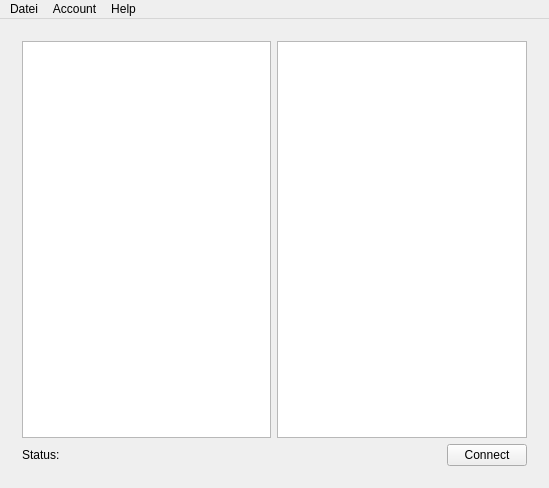
<?xml version="1.0" encoding="UTF-8"?>
<ui version="4.0">
 <class>MainWindow</class>
 <widget class="QMainWindow" name="MainWindow">
  <property name="geometry">
   <rect>
    <x>0</x>
    <y>0</y>
    <width>549</width>
    <height>488</height>
   </rect>
  </property>
  <property name="sizePolicy">
   <sizepolicy hsizetype="Maximum" vsizetype="Maximum">
    <horstretch>0</horstretch>
    <verstretch>0</verstretch>
   </sizepolicy>
  </property>
  <property name="windowTitle">
   <string>QTNordVpn</string>
  </property>
  <widget class="QWidget" name="centralWidget">
   <layout class="QGridLayout" name="gridLayout">
    <item row="0" column="0">
     <widget class="QWidget" name="" native="true">
      <layout class="QVBoxLayout" name="verticalLayout">
       <property name="sizeConstraint">
        <enum>QLayout::SetMaximumSize</enum>
       </property>
       <item>
        <layout class="QHBoxLayout" name="horizontalLayout">
         <property name="sizeConstraint">
          <enum>QLayout::SetMaximumSize</enum>
         </property>
         <item>
          <widget class="QListView" name="listView">
           <property name="enabled">
            <bool>true</bool>
           </property>
           <property name="sizePolicy">
            <sizepolicy hsizetype="Expanding" vsizetype="Expanding">
             <horstretch>0</horstretch>
             <verstretch>0</verstretch>
            </sizepolicy>
           </property>
           <property name="tabKeyNavigation">
            <bool>true</bool>
           </property>
          </widget>
         </item>
         <item>
          <widget class="QListView" name="listView_2">
           <property name="enabled">
            <bool>true</bool>
           </property>
           <property name="sizePolicy">
            <sizepolicy hsizetype="Expanding" vsizetype="Expanding">
             <horstretch>0</horstretch>
             <verstretch>0</verstretch>
            </sizepolicy>
           </property>
           <property name="tabKeyNavigation">
            <bool>true</bool>
           </property>
          </widget>
         </item>
        </layout>
       </item>
       <item>
        <layout class="QHBoxLayout" name="horizontalLayout_2">
         <property name="sizeConstraint">
          <enum>QLayout::SetMaximumSize</enum>
         </property>
         <item>
          <widget class="QLabel" name="label">
           <property name="text">
            <string>Status:</string>
           </property>
          </widget>
         </item>
         <item>
          <spacer name="horizontalSpacer">
           <property name="orientation">
            <enum>Qt::Horizontal</enum>
           </property>
           <property name="sizeType">
            <enum>QSizePolicy::MinimumExpanding</enum>
           </property>
           <property name="sizeHint" stdset="0">
            <size>
             <width>40</width>
             <height>20</height>
            </size>
           </property>
          </spacer>
         </item>
         <item>
          <widget class="QPushButton" name="pushButton">
           <property name="text">
            <string>Connect</string>
           </property>
          </widget>
         </item>
        </layout>
       </item>
      </layout>
     </widget>
    </item>
   </layout>
  </widget>
  <widget class="QMenuBar" name="menuBar">
   <property name="geometry">
    <rect>
     <x>0</x>
     <y>0</y>
     <width>549</width>
     <height>22</height>
    </rect>
   </property>
   <widget class="QMenu" name="menuDatei">
    <property name="title">
     <string>Datei</string>
    </property>
    <addaction name="actionBeenden"/>
   </widget>
   <widget class="QMenu" name="menuAccount">
    <property name="title">
     <string>Account</string>
    </property>
    <addaction name="actionLogin"/>
    <addaction name="separator"/>
    <addaction name="actionLogout"/>
   </widget>
   <widget class="QMenu" name="menuHelp">
    <property name="title">
     <string>Help</string>
    </property>
    <addaction name="actionAbout"/>
    <addaction name="separator"/>
    <addaction name="actionHelp"/>
   </widget>
   <addaction name="menuDatei"/>
   <addaction name="menuAccount"/>
   <addaction name="menuHelp"/>
  </widget>
  <action name="actionAbout">
   <property name="text">
    <string>About</string>
   </property>
  </action>
  <action name="actionHelp">
   <property name="text">
    <string>Help</string>
   </property>
  </action>
  <action name="actionBeenden">
   <property name="text">
    <string>Beenden</string>
   </property>
  </action>
  <action name="actionLogin">
   <property name="text">
    <string>Login</string>
   </property>
  </action>
  <action name="actionLogout">
   <property name="text">
    <string>Logout</string>
   </property>
  </action>
 </widget>
 <layoutdefault spacing="6" margin="11"/>
 <resources/>
 <connections/>
</ui>
